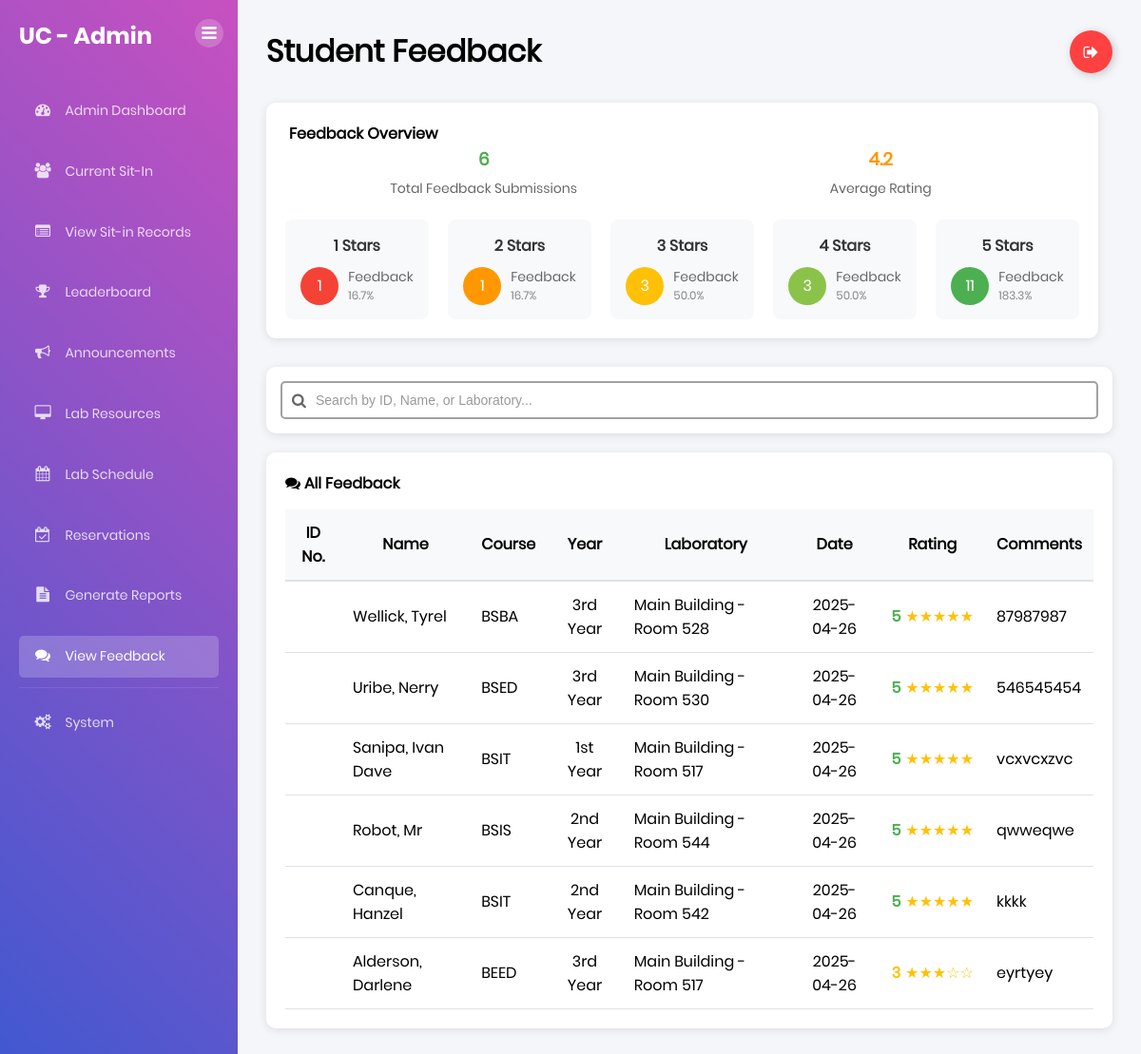
Screenshot of /admin/feedback (signed in) with the database file from the repository.
### tables this page shows
CREATE TABLE session_feedback (
    feedback_id INTEGER PRIMARY KEY,
    session_id INTEGER NOT NULL,
    student_id TEXT NOT NULL,
    rating INTEGER CHECK (rating BETWEEN 1 AND 5),
    comments TEXT,
    submitted_at TIMESTAMP DEFAULT CURRENT_TIMESTAMP,
    FOREIGN KEY (session_id) REFERENCES lab_sessions(session_id),
    FOREIGN KEY (student_id) REFERENCES students(idno),
    UNIQUE(session_id, student_id)
);

CREATE TABLE "students" (idno TEXT PRIMARY KEY, lastname TEXT NOT NULL, firstname TEXT NOT NULL, midname TEXT, course TEXT NOT NULL, year_level TEXT NOT NULL, email_address TEXT NOT NULL, image_path TEXT, free_sessions_used INTEGER DEFAULT 0);

CREATE TABLE laboratories (
    lab_id INTEGER PRIMARY KEY,
    room_number TEXT NOT NULL UNIQUE,
    building TEXT,
    capacity INTEGER NOT NULL,
    description TEXT,
    equipment TEXT,
    status TEXT DEFAULT 'Available' CHECK (status IN ('Available', 'Maintenance', 'Reserved', 'Closed')),
    created_at TIMESTAMP DEFAULT CURRENT_TIMESTAMP,
    updated_at TIMESTAMP DEFAULT CURRENT_TIMESTAMP
);

### app.py (the view)
@app.route('/admin/feedback')
def admin_feedback():
    if 'user' not in session or session.get('is_admin') != True:
        flash("Please log in as an administrator.", "warning")
        return redirect(url_for('home'))
    conn = get_db_connection()
    feedback = conn.execute("""
        SELECT sf.*, s.firstname, s.lastname, s.course, s.year_level,
               l.building, l.room_number, ls.check_in_time,
               DATE(ls.check_in_time) as date
        FROM session_feedback sf
        JOIN students s ON sf.student_id = s.idno
        JOIN lab_sessions ls ON sf.session_id = ls.session_id
        JOIN laboratories l ON ls.lab_id = l.lab_id
        ORDER BY ls.check_in_time DESC
    """).fetchall()
    total_feedback = len(feedback)
    if total_feedback > 0:
        avg_rating = conn.execute("""
            SELECT AVG(rating) as avg_rating FROM session_feedback
        """).fetchone()['avg_rating']
    else:
        avg_rating = 0
    rating_distribution = []
    for rating in range(1, 6):
        count = conn.execute("""
            SELECT COUNT(*) as count FROM session_feedback
            WHERE rating = ?
        """, (rating,)).fetchone()['count']
        rating_distribution.append({'rating': rating, 'count': count})
    conn.close()
    return render_template(
        'admin_feedback.html',
        feedback=feedback,
        total_feedback=total_feedback,
        avg_rating=avg_rating,
        rating_distribution=rating_distribution
    )

### app.py (called while the page is built)
def get_db_connection():
    conn = sqlite3.connect("users.db")
    conn.row_factory = sqlite3.Row
    return conn

@app.after_request
def add_header(response):
    response.headers["Cache-Control"] = "no-cache, no-store, must-revalidate"
    response.headers["Pragma"] = "no-cache"
    response.headers["Expires"] = "0"
    return response

### templates/admin_feedback.html (shortened to what this page needs)
{% extends 'base.html' %} {% block content %}
<div class="dashboard-container">
  <div class="sidebar">
    <div class="sidebar-header">
      <h2>UC - Admin</h2>
      <button class="sidebar-inner-toggle" title="Toggle Sidebar">
        <i class="fa fa-bars"></i>
      </button>
    </div>
    <div class="sidebar-menu">
      <ul>
        <li>
          <a href="{{ url_for('admin_dashboard') }}"
            ><i class="fa fa-dashboard"></i> Admin Dashboard</a
          >
        </li>
        <li>
          <a href="{{ url_for('admin_current_sit_in') }}"
            ><i class="fa fa-users"></i> Current Sit-In</a
          >
        </li>
        <li>
          <a href="{{ url_for('admin_sit_in_records') }}"
            ><i class="fa fa-list-alt"></i> View Sit-in Records</a
          >
        </li>
        <li>
          <a href="{{ url_for('admin_leaderboard') }}"
            ><i class="fa fa-trophy"></i> Leaderboard</a
          >
        </li>
        <li>
          <a href="{{ url_for('admin_announcements') }}"
            ><i class="fa fa-bullhorn"></i> Announcements</a
          >
        </li>
        <li>
          <a href="{{ url_for('admin_lab_resources') }}"
            ><i class="fa fa-desktop"></i> Lab Resources</a
          >
        </li>
        <li>
          <a href="{{ url_for('admin_lab_schedule') }}"
            ><i class="fa fa-calendar"></i> Lab Schedule</a
          >
        </li>
        <li>
          <a href="{{ url_for('admin_reservations') }}">
            <i class="fa fa-calendar-check-o"></i> Reservations
          </a>
        </li>
        <li>
          <a href="{{ url_for('admin_reports') }}"
            ><i class="fa fa-file-text"></i> Generate Reports</a
          >
        </li>
        <li>
          <a href="{{ url_for('admin_feedback') }}" class="active"
            ><i class="fa fa-comments"></i> View Feedback</a
          >
        </li>
        <li style="margin-top: auto; border-top: 1px solid rgba(255,255,255,0.1); padding-top: 15px;">
          <a href="{{ url_for('admin_system_management') }}"
            ><i class="fa fa-cogs"></i> System</a
          >
        </li>
      </ul>
    </div>
  </div>
  <div class="main-content">
    <div class="header">
      <h1>Student Feedback</h1>
      <a class="Btn" href="{{ url_for('logout') }}">
        <div class="sign">
          <i class="fa fa-sign-out" aria-hidden="true"></i>
        </div>
      </a>
    </div>
    <div class="content-row" style="margin-bottom: 30px">
      <div class="schedule-card" style="flex: 1; margin-right: 15px">
        <h4>
           Feedback Overview
        </h4>
        <div
          style="
            display: flex;
            justify-content: space-between;
            align-items: center;
            margin-bottom: 20px;
          "
        >
          <div style="text-align: center; flex: 1">
            <h3 style="color: #4caf50; margin: 0">{{ total_feedback }}</h3>
            <p style="margin: 5px 0 0 0">Total Feedback Submissions</p>
          </div>
          <div style="text-align: center; flex: 1">
            <h3 style="color: #ff9800; margin: 0">
              {{ "%.1f"|format(avg_rating if avg_rating else 0) }}
            </h3>
            <p style="margin: 5px 0 0 0">Average Rating</p>
          </div>
        </div>
        <div
          style="
            display: grid;
            grid-template-columns: repeat(auto-fit, minmax(150px, 1fr));
            gap: 20px;
          "
        >
          {% for rating in rating_distribution %}
          <div
            style="
              background: #f8f9fa;
              padding: 15px;
              border-radius: 8px;
              text-align: center;
            "
          >
            <h4 style="margin: 0 0 10px 0; color: #333">{{ rating.rating }} Stars</h4>
            <div
              style="
                display: flex;
                justify-content: center;
                align-items: center;
              "
            >
              <div style="width: 40px; height: 40px; background-color: {% if rating.rating == 5 %}#4caf50{% elif rating.rating == 4 %}#8bc34a{% elif rating.rating == 3 %}#ffc107{% elif rating.rating == 2 %}#ff9800{% else %}#f44336{% endif %}; color: white; border-radius: 50%; display: flex; align-items: center; justify-content: center; margin-right: 10px;">
                {{ rating.count }}
              </div>
              <div style="text-align: left">
                <div style="font-size: 14px; color: #666">Feedback</div>
                <div style="font-size: 12px; color: #888">
                  {{ "%.1f"|format(rating.count / total_feedback * 100) if total_feedback > 0 else 0 }}%
                </div>
              </div>
            </div>
          </div>
          {% endfor %}
        </div>
      </div>
    </div>
    <div class="content-row" style="margin-bottom: 20px">
      <div class="schedule-card" style="width: 100%; padding: 15px">
        <div style="position: relative">
          <input
            type="text"
            id="feedbackSearch"
            placeholder="Search by ID, Name, or Laboratory..."
            style="
              width: 100%;
              padding: 10px 15px;
              padding-left: 35px;
              border: 2px solid #a1a1a1;
              border-radius: 5px;
              font-size: 14px;
              outline: none;
              transition: border-color 0.3s;
            "
            onkeyup="handleSearchInput(event)"
          />
          <i
            class="fa fa-search"
            style="
              position: absolute;
              left: 12px;
              top: 50%;
              transform: translateY(-50%);
              color: #666;
            "
          ></i>
        </div>
      </div>
    </div>
    <div class="content-row">
      <div class="schedule-card" style="width: 100%">
        <div
          style="
            display: flex;
            justify-content: space-between;
            align-items: center;
            margin-bottom: 15px;
          "
        >
          <h4>
            <i class="fa fa-comments" aria-hidden="true"></i> All Feedback
          </h4>
        </div>
        {% if feedback %}
        <div style="overflow-x: auto">
          <table id="feedbackTable" style="width: 100%; border-collapse: collapse">
            <thead>
              <tr style="background-color: #f8f9fa">
                <th style="padding: 12px; border-bottom: 2px solid #dee2e6">
                  ID No.
                </th>
                <th style="padding: 12px; border-bottom: 2px solid #dee2e6">
                  Name
                </th>
                <th style="padding: 12px; border-bottom: 2px solid #dee2e6">
                  Course
                </th>
                <th style="padding: 12px; border-bottom: 2px solid #dee2e6">
                  Year
                </th>
                <th style="padding: 12px; border-bottom: 2px solid #dee2e6">
                  Laboratory
                </th>
                <th style="padding: 12px; border-bottom: 2px solid #dee2e6">
                  Date
                </th>
                <th style="padding: 12px; border-bottom: 2px solid #dee2e6">
                  Rating
                </th>
                <th style="padding: 12px; border-bottom: 2px solid #dee2e6">
                  Comments
                </th>
              </tr>
            </thead>
            <tbody>
              {% for item in feedback %}
              <tr>
                <td style="padding: 12px; border-bottom: 1px solid #dee2e6">
                </td>
                <td style="padding: 12px; border-bottom: 1px solid #dee2e6">
                  {{ item.lastname }}, {{ item.firstname }}{% if item.midname %} {{ item.midname }}{% endif %}
                </td>
                <td style="padding: 12px; border-bottom: 1px solid #dee2e6">
                  {{ item.course }}
                </td>
                <td
                  style="
                    padding: 12px;
                    border-bottom: 1px solid #dee2e6;
                    text-align: center;
                  "
                >
                  {{ item.year_level }}
                </td>
                <td style="padding: 12px; border-bottom: 1px solid #dee2e6">
                  {{ item.building }} - Room {{ item.room_number }}
                </td>
                <td
                  style="
                    padding: 12px;
                    border-bottom: 1px solid #dee2e6;
                    text-align: center;
                  "
                >
                  {{ item.date }}
                </td>
                <td
                  style="
                    padding: 12px;
                    border-bottom: 1px solid #dee2e6;
                    text-align: center;
                  "
                >
                  <div
                    style="
                      display: flex;
                      align-items: center;
                      justify-content: center;
                    "
                  >
                    <span style="color: {% if item.rating >= 4 %}#4caf50{% elif item.rating == 3 %}#ffc107{% else %}#f44336{% endif %}; font-weight: bold; margin-right: 5px;">
                      {{ item.rating }}
                    </span>
                    <span style="color: #ffc107">
                      {{ "★" * item.rating }}{{ "☆" * (5 - item.rating) }}
                    </span>
                  </div>
                </td>
                <td style="padding: 12px; border-bottom: 1px solid #dee2e6">
                  {{ item.comments }}
                </td>
              </tr>
              {% endfor %}
            </tbody>
          </table>
        </div>
        {% else %}
        <div style="text-align: center; padding: 30px">
          <p style="color: #666">No feedback found.</p>
        </div>
        {% endif %}
      </div>
    </div>
  </div>
</div>
{% endblock %}

### static/css/main.css (style rules this page uses)
* { margin: 0px; padding: 0px; box-sizing: border-box; }
body, html { height: 100%; font-family: Poppins-Regular, sans-serif; }
a { font-family: Poppins-Regular; font-size: 14px; line-height: 1.7; color: #666666; margin: 0px; transition: all 0.4s; -webkit-transition: all 0.4s; -o-transition: all 0.4s; -moz-transition: all 0.4s; }
h1,h2,h3,h4,h5,h6 { margin: 0px; }
p { font-family: Poppins-Regular; font-size: 14px; line-height: 1.7; color: #666666; margin: 0px; }
ul, li { margin: 0px; list-style-type: none; }
input { outline: none; border: none; }
button { outline: none !important; border: none; background: transparent; }
.dashboard-container { display: flex; min-height: 100vh; background: #f5f6fa; }
.sidebar { width: 250px; background: linear-gradient(-135deg, #c850c0, #4158d0); color: white; padding: 20px; position: fixed; height: 100%; }
.sidebar-header h2 { font-family: 'Poppins-Bold'; margin-bottom: 30px; }
.sidebar-menu ul { list-style: none; padding: 0; margin: 0; display: flex; flex-direction: column; height: calc(100vh - 100px); }
.sidebar-menu li { margin: 10px 0; }
.sidebar-menu a { color: rgba(255,255,255,0.8); text-decoration: none; padding: 10px 15px; display: block; border-radius: 5px; transition: all 0.3s ease; }
.sidebar-menu a.active { color: white; background-color: rgba(255,255,255,0.2); }
.main-content { margin-left: 250px; flex: 1; padding: 30px; }
.header { display: flex; justify-content: space-between; align-items: center; margin-bottom: 30px; }
.content-row { display: grid; grid-template-columns: repeat(auto-fit, minmax(300px, 1fr)); gap: 20px; }
.schedule-card, .clients-card { background: white; padding: 20px; border-radius: 10px; box-shadow: 0 2px 10px rgba(0,0,0,0.1); }
.Btn { display: flex; align-items: center; justify-content: flex-start; width: 45px; height: 45px; border: none; border-radius: 50%; cursor: pointer; position: relative; overflow: hidden; transition-duration: 0.3s; box-shadow: 2px 2px 10px rgba(0, 0, 0, 0.199); background-color: rgb(255, 65, 65); text-decoration: none; }
.sign { width: 100%; transition-duration: 0.3s; display: flex; align-items: center; justify-content: center; }
.sign i { color: white; font-size: 17px; }
.sidebar-inner-toggle { position: absolute; top: 20px; right: 15px; background: rgba(255,255,255,0.2); border: none; width: 30px; height: 30px; border-radius: 50%; color: white; cursor: pointer; display: flex; align-items: center; justify-content: center; transition: all 0.3s ease; }
.sidebar-inner-toggle i { font-size: 18px; }
.sidebar-menu a i { margin-right: 10px; width: 20px; text-align: center; font-size: 16px; }
.sidebar { transition: width 0.3s ease; }
.main-content { transition: margin-left 0.3s ease; }

### rows the page displays
session_feedback: lastname "Wellick", firstname "Tyrel", course "BSBA", year_level "3rd Year", building "Main Building", room_number "528", date "2025-04-26", rating "5", rating "★★★★★", comments "87987987"
session_feedback: lastname "Uribe", firstname "Nerry", course "BSED", year_level "3rd Year", building "Main Building", room_number "530", date "2025-04-26", rating "5", rating "★★★★★", comments "546545454"
session_feedback: lastname "Sanipa", firstname "Ivan Dave", course "BSIT", year_level "1st Year", building "Main Building", room_number "517", date "2025-04-26", rating "5", rating "★★★★★", comments "vcxvcxzvc"
session_feedback: lastname "Robot", firstname "Mr", course "BSIS", year_level "2nd Year", building "Main Building", room_number "544", date "2025-04-26", rating "5", rating "★★★★★", comments "qwweqwe"
session_feedback: lastname "Canque", firstname "Hanzel", course "BSIT", year_level "2nd Year", building "Main Building", room_number "542", date "2025-04-26", rating "5", rating "★★★★★", comments "kkkk"
session_feedback: lastname "Alderson", firstname "Darlene", course "BEED", year_level "3rd Year", building "Main Building", room_number "517", date "2025-04-26", rating "3", rating "★★★", rating "☆☆", comments "eyrtyey"

### other values shown
{{ total_feedback }} "6"
{{ "%.1f"|format(avg_rating if avg_rating else 0) }} "4.2"
{{ rating.rating }} "1" "2" "3" "4" "5"
{{ rating.count }} "1" "1" "3" "3" "11"
